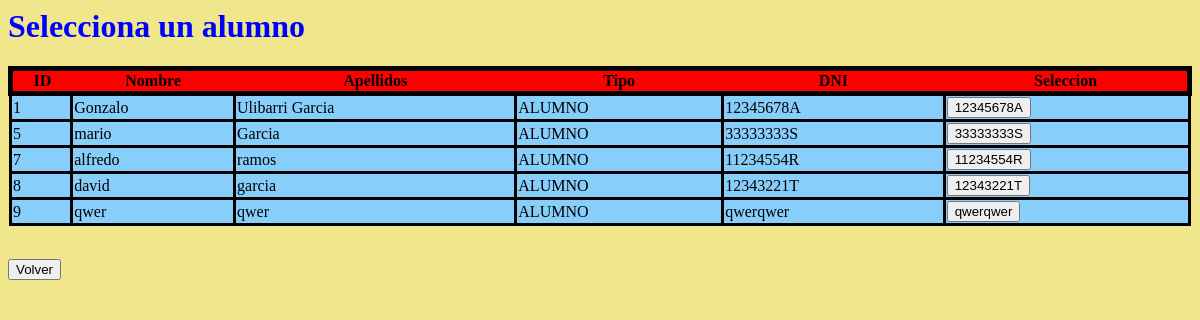
The page /src/updAlumno.php on the database as committed earlier.
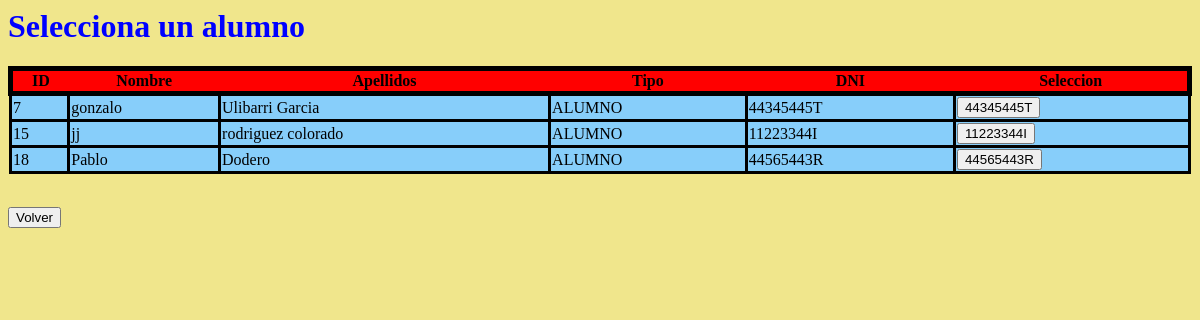
The same page on the database as committed later.
### tables this page shows
CREATE TABLE `persona` (
  `ID` int NOT NULL,
  `NOMBRE` varchar(25) NOT NULL,
  `APELLIDOS` varchar(45) NOT NULL,
  `TIPO` enum('ALUMNO','PROFESOR','ADMIN') NOT NULL,
  `DNI` varchar(9) NOT NULL,
  `PASS` varchar(25) DEFAULT NULL,
  `USER` varchar(20) NOT NULL,
  `FOTO` varchar(100) NOT NULL DEFAULT 'default.jpg'
);

### src/updAlumno.php (the view, shortened to what this page needs)
</html><!DOCTYPE html>
<html>
    <head>
        <link href="../templates/tabla.css" rel="stylesheet" type="text/css">
    </head>
    <body>
    <h1 style= "color: blue;">Selecciona un alumno</h1>
    <?php
         $conexionadmin = mysqli_connect('localhost','root', '777303', 'universidad');
        $consulta = mysqli_query($conexionadmin, "SELECT * FROM persona where TIPO='ALUMNO'");
        $numcol = mysqli_num_rows($consulta);
        for( $i = 0 ; $i < $numcol ; $i++ ){
            $fila = mysqli_fetch_array($consulta);
            if($i == 0){
                echo "<form method=\"POST\" enctype=\"multipart/form-data\" action=\"./CRUD/modalumno.php\" >
                <table class=\"encabezado\" >
                <tr class = \"titulos\">
                <th>ID</th>
                <th>Nombre</th>
                <th>Apellidos</th>
                <th>Tipo</th>
                <th>DNI</th>
                <th>Seleccion</th>
                </tr>";
            }
                $dni = $fila['DNI'];
                echo
                "<tr class=\"filas\" >
                <td> ".$fila['ID']." </td>
                <td> ".$fila['NOMBRE']." </td>
                <td> ".$fila['APELLIDOS']." </td>
                <td> ".$fila['TIPO']." </td>
                <td> ".$fila['DNI']." </td>
                <td> <input type=\"submit\" name=\"dni\" value=\"".$dni."\"  ></td>
                <tr>";
        }
        echo "</table></form>";
        echo " <br>   <form action=\"./paneladmin.php\" >
        <input type=\"submit\" value=\"Volver\" />
        </form>";
    ?>
    </body>
</html>

Rows that differ between the two databases and show on the page:
removed persona: shows "ID", ID "1", NOMBRE "Gonzalo", APELLIDOS "Ulibarri Garcia", TIPO "ALUMNO", DNI "12345678A", dni "12345678A"
removed persona: ID "5", NOMBRE "mario", APELLIDOS "Garcia", TIPO "ALUMNO", DNI "33333333S", dni "33333333S"
removed persona: ID "8", NOMBRE "david", APELLIDOS "garcia", TIPO "ALUMNO", DNI "12343221T", dni "12343221T"
removed persona: ID "9", NOMBRE "qwer", APELLIDOS "qwer", TIPO "ALUMNO", DNI "qwerqwer", dni "qwerqwer"
changed persona id 7: NOMBRE "alfredo" → "gonzalo"; APELLIDOS "ramos" → "Ulibarri Garcia"; DNI "11234554R" → "44345445T"; dni "11234554R" → "44345445T"; now shows "ID Nombre Apellidos Tipo DNI Seleccion"
added persona: ID "15", NOMBRE "jj", APELLIDOS "rodriguez colorado", TIPO "ALUMNO", DNI "11223344I", dni "11223344I"
added persona: ID "18", NOMBRE "Pablo", APELLIDOS "Dodero", TIPO "ALUMNO", DNI "44565443R", dni "44565443R"
